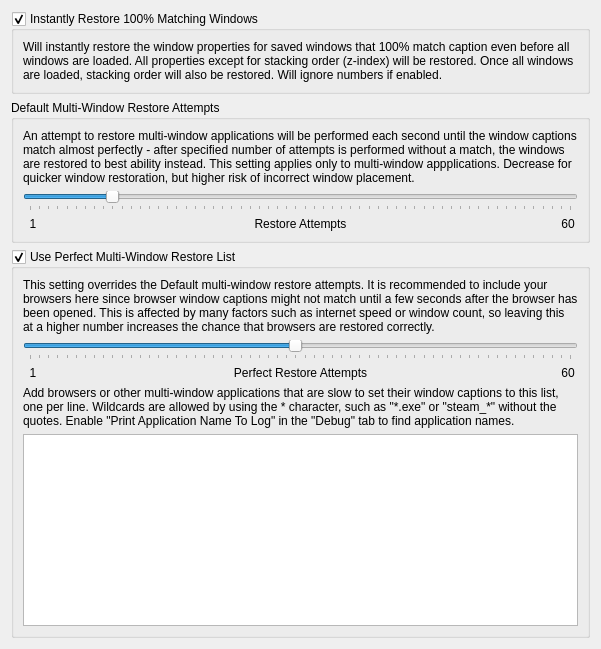
     <widget class="QWidget" name="tab_mulltiWindowRestore">
      <attribute name="icon">
       <iconset theme="preferences-desktop"/>
      </attribute>
      <attribute name="title">
       <string>Multi-Window Restore</string>
      </attribute>
      <layout class="QVBoxLayout" name="verticalLayout_2">
       <item>
        <widget class="QGroupBox" name="kcfg_instantRestore">
         <property name="title">
          <string>Instantly Restore 100% Matching Windows</string>
         </property>
         <property name="checkable">
          <bool>true</bool>
         </property>
         <layout class="QVBoxLayout" name="verticalLayout_5">
          <item>
           <widget class="QLabel" name="label_instantRestoreDescription">
            <property name="text">
             <string>Will instantly restore the window properties for saved windows that 100% match caption even before all windows are loaded. All properties except for stacking order (z-index) will be restored. Once all windows are loaded, stacking order will also be restored. Will ignore numbers if enabled.</string>
            </property>
            <property name="wordWrap">
             <bool>true</bool>
            </property>
           </widget>
          </item>
         </layout>
        </widget>
       </item>
       <item>
        <widget class="QGroupBox" name="groupBox_multiWindowRestoreAttempts">
         <property name="title">
          <string>Default Multi-Window Restore Attempts</string>
         </property>
         <property name="checkable">
          <bool>false</bool>
         </property>
         <property name="checked">
          <bool>false</bool>
         </property>
         <layout class="QVBoxLayout" name="verticalLayout_multiWindowRestoreAttempts">
          <item>
           <widget class="QLabel" name="label_multiWindowRestoreAttemptsExplanation">
            <property name="text">
             <string>An attempt to restore multi-window applications will be performed each second until the window captions match almost perfectly - after specified number of attempts is performed without a match, the windows are restored to best ability instead. This setting applies only to multi-window appplications. Decrease for quicker window restoration, but higher risk of incorrect window placement.</string>
            </property>
            <property name="wordWrap">
             <bool>true</bool>
            </property>
           </widget>
          </item>
          <item>
           <widget class="QSlider" name="kcfg_multiWindowRestoreAttempts">
            <property name="minimum">
             <number>1</number>
            </property>
            <property name="maximum">
             <number>60</number>
            </property>
            <property name="singleStep">
             <number>1</number>
            </property>
            <property name="value">
             <number>10</number>
            </property>
            <property name="orientation">
             <enum>Qt::Orientation::Horizontal</enum>
            </property>
            <property name="invertedAppearance">
             <bool>false</bool>
            </property>
            <property name="invertedControls">
             <bool>false</bool>
            </property>
            <property name="tickPosition">
             <enum>QSlider::TickPosition::TicksBelow</enum>
            </property>
            <property name="tickInterval">
             <number>1</number>
            </property>
           </widget>
          </item>
          <item>
           <layout class="QHBoxLayout" name="hBoxLayout_multiWindowRestoreAttempts">
            <item>
             <widget class="QLabel" name="label_multiWindowRestoreAttemptsMin">
              <property name="text">
               <string>  1</string>
              </property>
              <property name="alignment">
               <set>Qt::AlignmentFlag::AlignLeading|Qt::AlignmentFlag::AlignLeft|Qt::AlignmentFlag::AlignVCenter</set>
              </property>
             </widget>
            </item>
            <item>
             <widget class="QLabel" name="label_multiWindowRestoreAttemptInfo">
              <property name="text">
               <string>Restore Attempts</string>
              </property>
              <property name="alignment">
               <set>Qt::AlignmentFlag::AlignCenter</set>
              </property>
             </widget>
            </item>
            <item>
             <widget class="QLabel" name="label_multiWindowRestoreAttemptsMax">
              <property name="text">
               <string>60 </string>
              </property>
              <property name="alignment">
               <set>Qt::AlignmentFlag::AlignRight|Qt::AlignmentFlag::AlignTrailing|Qt::AlignmentFlag::AlignVCenter</set>
              </property>
             </widget>
            </item>
           </layout>
          </item>
         </layout>
        </widget>
       </item>
       <item>
        <widget class="QGroupBox" name="kcfg_usePerfectMultiWindowRestore">
         <property name="enabled">
          <bool>true</bool>
         </property>
         <property name="title">
          <string>Use Perfect Multi-Window Restore List</string>
         </property>
         <property name="checkable">
          <bool>true</bool>
         </property>
         <property name="checked">
          <bool>true</bool>
         </property>
         <layout class="QVBoxLayout" name="verticalLayout_usePerfectMultiWindowRestore">
          <item>
           <widget class="QLabel" name="label_perfectMultiWindowRestoreAttemptsExplanation">
            <property name="text">
             <string>This setting overrides the Default multi-window restore attempts. It is recommended to include your browsers here since browser window captions might not match until a few seconds after the browser has been opened. This is affected by many factors such as internet speed or window count, so leaving this at a higher number increases the chance that browsers are restored correctly.</string>
            </property>
            <property name="wordWrap">
             <bool>true</bool>
            </property>
           </widget>
          </item>
          <item>
           <widget class="QSlider" name="kcfg_perfectMultiWindowRestoreAttempts">
            <property name="minimum">
             <number>1</number>
            </property>
            <property name="maximum">
             <number>60</number>
            </property>
            <property name="value">
             <number>30</number>
            </property>
            <property name="orientation">
             <enum>Qt::Orientation::Horizontal</enum>
            </property>
            <property name="tickPosition">
             <enum>QSlider::TickPosition::TicksBelow</enum>
            </property>
            <property name="tickInterval">
             <number>1</number>
            </property>
           </widget>
          </item>
          <item>
           <layout class="QHBoxLayout" name="hBoxLayout_perfectMultiWindowRestoreAttempts">
            <item>
             <widget class="QLabel" name="label_perfectMultiWindowRestoreAttemptsMin">
              <property name="text">
               <string>  1</string>
              </property>
             </widget>
            </item>
            <item>
             <widget class="QLabel" name="label_perfectMultiWindowRestoreAttemptsInfo">
              <property name="text">
               <string>Perfect Restore Attempts</string>
              </property>
              <property name="alignment">
               <set>Qt::AlignmentFlag::AlignCenter</set>
              </property>
             </widget>
            </item>
            <item>
             <widget class="QLabel" name="label_perfectMultiWindowRestoreAttemptsMax">
              <property name="text">
               <string>60 </string>
              </property>
              <property name="alignment">
               <set>Qt::AlignmentFlag::AlignRight|Qt::AlignmentFlag::AlignTrailing|Qt::AlignmentFlag::AlignVCenter</set>
              </property>
             </widget>
            </item>
           </layout>
          </item>
          <item>
           <widget class="QLabel" name="label_perfectMultiWindowRestoreListExplanation">
            <property name="text">
             <string>Add browsers or other multi-window applications that are slow to set their window captions to this list, one per line. Wildcards are allowed by using the * character, such as &quot;*.exe&quot; or &quot;steam_*&quot; without the quotes. Enable &quot;Print Application Name To Log&quot; in the &quot;Debug&quot; tab to find application names.</string>
            </property>
            <property name="wordWrap">
             <bool>true</bool>
            </property>
           </widget>
          </item>
          <item>
           <widget class="QPlainTextEdit" name="kcfg_perfectMultiWindowRestoreList">
            <property name="sizePolicy">
             <sizepolicy hsizetype="Expanding" vsizetype="MinimumExpanding">
              <horstretch>0</horstretch>
              <verstretch>0</verstretch>
             </sizepolicy>
            </property>
            <property name="maximumSize">
             <size>
              <width>16777215</width>
              <height>16777215</height>
             </size>
            </property>
           </widget>
          </item>
         </layout>
        </widget>
       </item>
       <item>
        <spacer name="verticalSpacer_3">
         <property name="orientation">
          <enum>Qt::Orientation::Vertical</enum>
         </property>
         <property name="sizeType">
          <enum>QSizePolicy::Policy::MinimumExpanding</enum>
         </property>
         <property name="sizeHint" stdset="0">
          <size>
           <width>0</width>
           <height>0</height>
          </size>
         </property>
        </spacer>
       </item>
      </layout>
     </widget>
